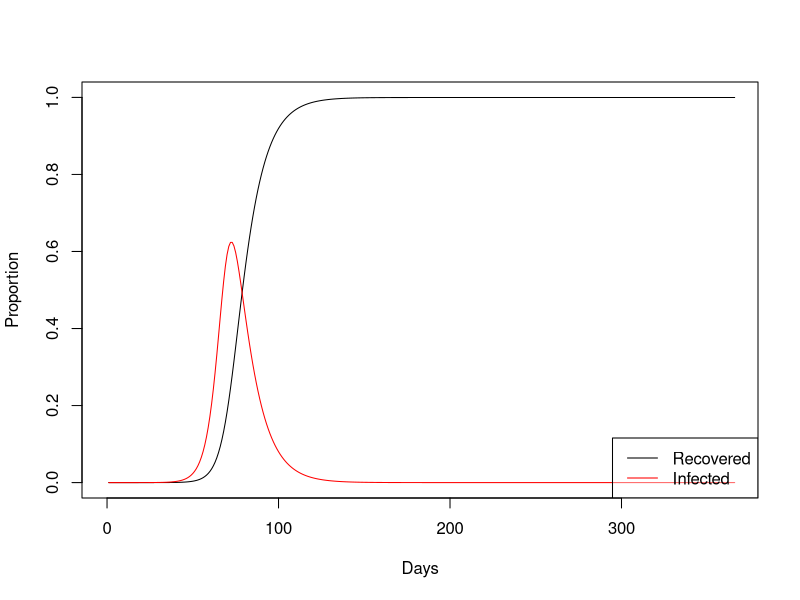
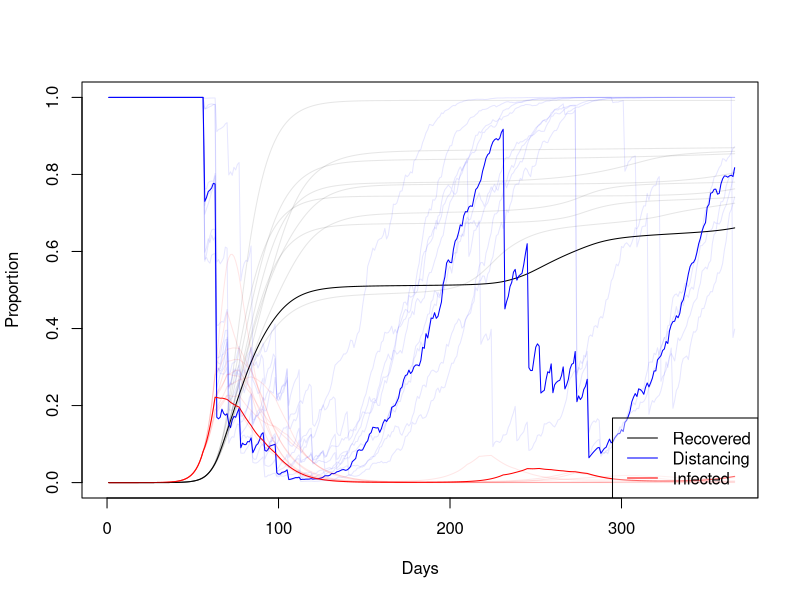

The R source for these figures, in order:
## Simulation of management of Covid-19 outbreak in the UK.
library(nleqslv)

# Parameters (unit: days)
incubation_time <- 5.1
start_trans_symp <- incubation_time - 0.5
start_trans_asymp <- start_trans_symp
prop_symptoms <- 0.5 
mean_generation_time <- 6.5
generation_time_alpha <- 0.25 # shape parameter of an assumed gamma distribution
R0 <- 2.4
inf_symp_asymp_ratio <- 2
UK_population_size <- 66.44e6
pop_size <- UK_population_size

# Stages:
stages <- c(
  "S", # susceptible
  "Is1", # symptomatic infected no trans
  "Is2", # symptomatic infected trans
  "Ia1", # symptomatic asymptomatic no trans
  "Ia2", # symptomatic asymptomatic trans
  "R", # recovered or deceased
  c() )
n_stages <- length(stages)

# Infectious stages
IStages <- c("Is1", "Is2", "Ia1", "Ia2")


## Linear dynamics:
# We still need to adjust two parameters: 
# Is2_inf: infectiousness of Is2 srage (scales other stages)
# rec_rate: recovery rate of transmitting individuals
# This adjustment is done such as fitting R0 and mean_generation_time

## The "survivial" part of the population matrix
SS_calc <- function(Is2_inf,rec_rate){
  SS <- matrix(0,nrow = n_stages,ncol= n_stages,
               dimnames = list(Next=stages,Current=stages) )
  SS["S","S"] <- 1
  SS["Is2","Is1"] <- 1/start_trans_symp
  SS["Is1","Is1"] <- 1-1/start_trans_symp
  SS["Ia2","Ia1"] <- 1/start_trans_asymp
  SS["Ia1","Ia1"] <- 1-1/start_trans_asymp
  SS["R","Ia2"] <- rec_rate
  SS["Ia2","Ia2"] <- 1-rec_rate
  SS["R","Is2"] <- rec_rate
  SS["Is2","Is2"] <- 1-rec_rate
  SS["R","R"] <- 1
  return(SS)
}

## Density indepent factor of the "fertility" (= transmission) matrix
FF0_calc <- function(Is2_inf,rec_rate){
  FF0 <- matrix(0,nrow = n_stages,ncol= n_stages,
                dimnames = list(Next=stages,Current=stages) )
  FF0["Is1","Is2"] <- Is2_inf * prop_symptoms 
  FF0["Ia1","Is2"] <- Is2_inf * (1-prop_symptoms)
  FF0["Is1","Ia2"] <- Is2_inf * prop_symptoms  / inf_symp_asymp_ratio
  FF0["Ia1","Ia2"] <- Is2_inf * (1-prop_symptoms)  / inf_symp_asymp_ratio
  return(FF0)
}

## Calculate the "fertility" (= transmission) part of the population matrix
FF_calc <- function(Is2_inf,rec_rate){
  FF0 <- FF0_calc(Is2_inf,rec_rate)
  return(FF0 * pop_size)
}

get_mean_generation_time <- function(SS,FF){
  # See page 842 of Bienvenu, F.; Legendre, S. (2015). "A New Approach to the Generation Time in Matrix Population Models" (PDF). The American Naturalist. 185 (6): 834–843. doi:10.1086/681104. PMID 25996867.
  L <- SS+FF
  w <- eigen(L)$vectors[,1]
  v <- eigen(t(L))$vectors[,1]
  T_gen <- 1 + (t(v) %*% SS %*% w) / (t(v) %*% FF %*% w) 
  return(T_gen)
}

R0_and_Tgen <- function(Is2_inf,rec_rate){
  SS <- SS_calc(Is2_inf,rec_rate)
  FF <- FF_calc(Is2_inf,rec_rate)
  L <- SS + FF
  Tgen <- get_mean_generation_time(SS,FF)
  r <- eigen(L[IStages,IStages])$values[1]
  #https://beast.community/estimating_R0
  generation_time_beta <- generation_time_alpha / Tgen
  R0 <- (1+r/generation_time_beta)^generation_time_alpha
  return(c(R0,Tgen))
}

R0_and_Tgen(1/pop_size,1/6)
R0_and_Tgen_diff <- function(x){
  as.numeric(R0_and_Tgen(x[1],x[2]) - c(R0,mean_generation_time))
}
initialGuess <- c(Is2_inf=1/pop_size,rec_rate=1/6.5)
#Test
do.call(R0_and_Tgen,as.list(initialGuess))
R0_and_Tgen_diff(initialGuess)

fit <- nleqslv(initialGuess,R0_and_Tgen_diff);
fit$x

SS <- with(as.list(fit$x),SS_calc(Is2_inf,rec_rate))
FF <- with(as.list(fit$x),FF_calc(Is2_inf,rec_rate))
FF0 <- with(as.list(fit$x),FF0_calc(Is2_inf,rec_rate))
L <- SS + FF

  
IStages <- c("Is1", "Is2", "Ia1", "Ia2")
#get_mean_generation_time(SS[IStages,IStages],FF[IStages,IStages])
log(eigen(L[IStages,IStages])$values[1]) # linear growth rate r should be around 0.2

# Non-linear dynamics
n_steps <- 365
state <- matrix(0, nrow=n_steps+1, ncol=n_stages)
colnames(state) <- stages
S_index <- which(stages == "S")
state[1,"Ia1"] <- 100
state[1,"S"] <- pop_size - state[1,"Ia1"]
dfac <- rep(NA,n_steps+1) # social distancing factor, the controll parameter
dfac[1] <- 1 # social distancing factor, the controll parameter
line_alpha <- 255 # for transparency choice

## Simulate without policy interventions
plot(c(0),type="n",ylim=c(0,1),xlim=c(0,n_steps),xlab="Days",ylab="Proportion")
for(i in 1:n_steps){
  Lx <- SS + FF0 * state[i,"S"]
  state[i+1,] <- Lx %*% state[i,]
  state[i+1,"S"] <- pop_size - sum(state[i+1,-S_index])
}
lines(state[,"R"]/pop_size,col="black",type="l")
lines(rowSums(state[,IStages])/pop_size,col="red",type="l")
legend(x="bottomright",
       legend = c("Recovered","Infected"),
       col=c("black","red"),lty=1,bg=rgb(1,1,1,alpha = 0.4))

## Simulate policy interventions with uncertainty
n_runs <- 10
other_runs_transparency <- 0.1
# plot(c(0),type="n",ylim=c(0,1),xlim=c(0,n_steps),ylab="Proportion immunized",xlab="Days")
# plot(c(0),type="n",ylim=c(0,1),xlim=c(0,n_steps),ylab="Social Distancing Factor",xlab="Days")
# plot(c(0),type="n",ylim=c(0,1),xlim=c(0,n_steps),ylab="Proportion infected",xlab="Days")
plot(c(0),type="n",ylim=c(0,1),xlim=c(0,n_steps),xlab="Days",ylab="Proportion")
for(run in 1:n_runs){
  for(i in 1:n_steps){
    dfac[i+1] <- pnorm(qnorm(dfac[i])+rnorm(1,1/30,1/30)) # decline of compliance
    if(i %% 7 == 0){# Every week, adjust policy:
      if(state[i,"Is2"]/pop_size > 0.005) # more measures
        dfac[i+1] <- dfac[i+1] * runif(1,0.2,1) # outcome is uncertain
      else if(state[i,"Is2"]/pop_size < 0.005) # less measures
        dfac[i+1] <- dfac[i+1]*min(1,runif(1,1,1.5)) # outcome uncertain
    }
    Lx <- SS + FF0 * state[i,"S"] * dfac[i+1]
    state[i+1,] <- Lx %*% state[i,]
    state[i+1,"S"] <- pop_size - sum(state[i+1,-S_index])
  }
  line_alpha <- ifelse(run==1,1,other_runs_transparency)*255
  plotcol <- do.call(rgb,as.list(c(col2rgb("black"),alpha=line_alpha,max = 255)))
  lines(state[,"R"]/pop_size,col=plotcol,type="l")
  plotcol <- do.call(rgb,as.list(c(col2rgb("blue"),alpha=line_alpha,max = 255)))
  lines(dfac,col=plotcol,type="l")
  plotcol <- do.call(rgb,as.list(c(col2rgb("red"),alpha=line_alpha,max = 255)))
  lines(rowSums(state[,IStages])/pop_size,col=plotcol,type="l")
}
legend(x="bottomright",
       legend = c("Recovered","Distancing","Infected"),
       col=c("black","blue","red"),lty=1,bg=rgb(1,1,1,alpha = 0.4))
